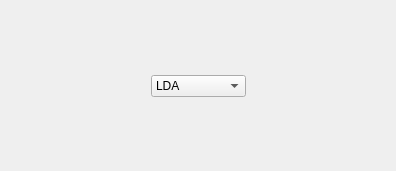
<?xml version="1.0" encoding="UTF-8"?>
<ui version="4.0">
 <class>paramsLDA</class>
 <widget class="QWidget" name="paramsLDA">
  <property name="geometry">
   <rect>
    <x>0</x>
    <y>0</y>
    <width>396</width>
    <height>171</height>
   </rect>
  </property>
  <property name="windowTitle">
   <string>Form</string>
  </property>
  <layout class="QGridLayout" name="gridLayout" columnstretch="0,0,0">
   <item row="2" column="1">
    <spacer name="verticalSpacer">
     <property name="orientation">
      <enum>Qt::Vertical</enum>
     </property>
     <property name="sizeHint" stdset="0">
      <size>
       <width>20</width>
       <height>40</height>
      </size>
     </property>
    </spacer>
   </item>
   <item row="0" column="1">
    <spacer name="verticalSpacer_2">
     <property name="orientation">
      <enum>Qt::Vertical</enum>
     </property>
     <property name="sizeHint" stdset="0">
      <size>
       <width>20</width>
       <height>40</height>
      </size>
     </property>
    </spacer>
   </item>
   <item row="0" column="0" rowspan="3">
    <spacer name="horizontalSpacer">
     <property name="orientation">
      <enum>Qt::Horizontal</enum>
     </property>
     <property name="sizeHint" stdset="0">
      <size>
       <width>40</width>
       <height>20</height>
      </size>
     </property>
    </spacer>
   </item>
   <item row="1" column="2">
    <spacer name="horizontalSpacer_2">
     <property name="orientation">
      <enum>Qt::Horizontal</enum>
     </property>
     <property name="sizeHint" stdset="0">
      <size>
       <width>40</width>
       <height>20</height>
      </size>
     </property>
    </spacer>
   </item>
   <item row="1" column="1">
    <widget class="QComboBox" name="typeCombo">
     <property name="currentIndex">
      <number>1</number>
     </property>
     <item>
      <property name="text">
       <string>Means Only</string>
      </property>
     </item>
     <item>
      <property name="text">
       <string>LDA</string>
      </property>
     </item>
     <item>
      <property name="text">
       <string>Fisher LDA</string>
      </property>
     </item>
    </widget>
   </item>
  </layout>
 </widget>
 <resources/>
 <connections/>
</ui>
